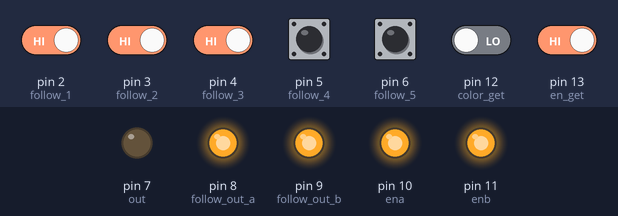
A sketch run on a simulated Arduino Uno, built with avr-gcc and run on an emulated ATmega328P. Shown: output pins drawn as LEDs (lit = HIGH). The inputs (shaded band) are chosen by the test bench; at power-on: pin 2 (follow_1), pin 3 (follow_2), pin 4 (follow_3), pin 5 (follow_4), pin 6 (follow_5), pin 13 (en_get) HIGH, pin 12 (color_get) LOW.

Above: at 1.2 s.
1.3 s: pin 2 (follow_1) driven LOW
At 1.7 s:
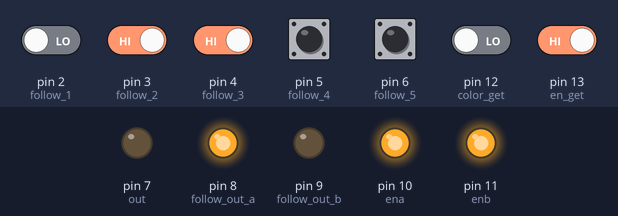
2.8 s: pin 4 (follow_3) driven LOW
At 4.0 s:
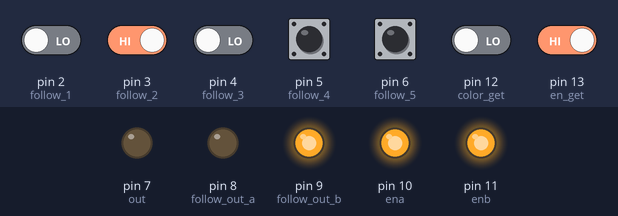
4.3 s: pin 12 (color_get) driven HIGH
At 5.2 s:
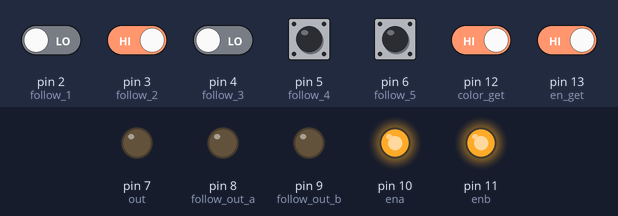
5.8 s: pin 13 (en_get) driven LOW
At 6.4 s:
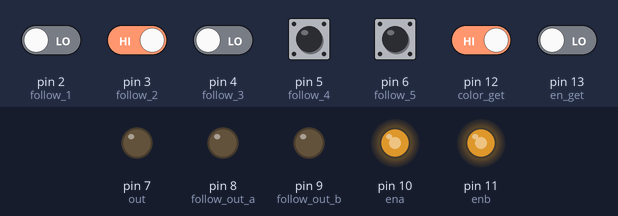
7.3 s: pin 12 (color_get) driven LOW
At 8.5 s:
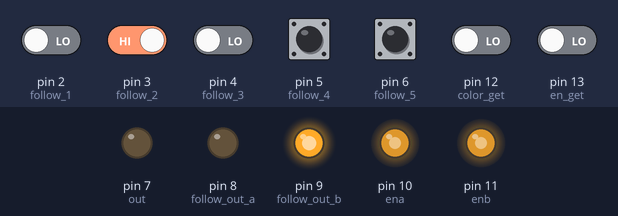
8.8 s: pin 3 (follow_2) driven LOW
At 9.8 s:
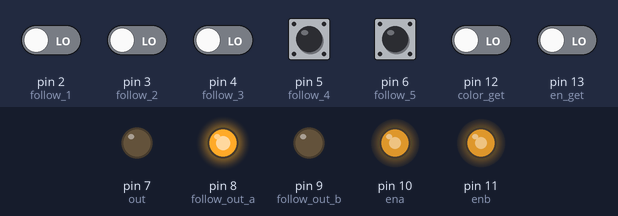
Timing chart, 0 to 11.3 s (numbered marks = the images above; inputs shaded):
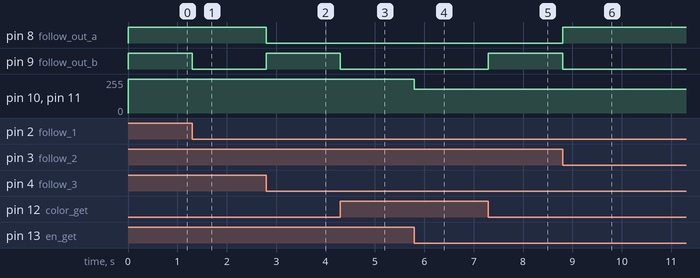

The sketch:

auto_0429.ino
```cpp
//------循跡模組設定(視實際情況自行更改)------
#define follow_1 2
#define follow_2 3
#define follow_3 4
#define follow_4 5
#define follow_5 6
#define follow_out_a 8
#define follow_out_b 9

//------Color Sensor設定(視實際情況自行更改)------
#define out 7
//#define s0 10
//#define s1 11
#define ena 10
#define enb 11
//#define s2 12
//#define s3 13
#define color_get 12
#define en_get 13

//------超音波感測器設定(視實際情況自行更改)------
#define trig A0
#define echo A1

int color_num=0;
int follow_num=0;

int red;
int blue;
int green;
//-------超音波感測到的距離------------
unsigned long d;
String trafic_light;

int en_get_num;
void setup() {
  pinMode(follow_1     ,INPUT);
  pinMode(follow_2     ,INPUT);
  pinMode(follow_3     ,INPUT);
  pinMode(follow_4     ,INPUT);
  pinMode(follow_5     ,INPUT);
  pinMode(out          ,OUTPUT);
  pinMode(follow_out_a ,OUTPUT);
  pinMode(follow_out_b ,OUTPUT);
  pinMode(ena          ,OUTPUT);
  pinMode(enb          ,OUTPUT);
  pinMode(color_get    ,INPUT);
  pinMode(en_get       ,INPUT);
  pinMode(trig         ,OUTPUT);
  pinMode(echo         ,INPUT);
//  pinMode(A2,OUTPUT);
//  pinMode(A3,OUTPUT);
//  pinMode(A4,OUTPUT);
//  pinMode(A5,INPUT);

  // 設定頻率尺度(frequency scaling)為 20%
//  digitalWrite(s0,HIGH);
//  digitalWrite(s1,HIGH);

 // Serial.begin(9600);
}

void loop() {

  color_num=0;
  follow_num=0;


 // wave();
 // color(trafic_light);

//  follow_output(color_num,follow_num);
  follow_output2();
//  walk(color_num,follow_num);
  ena_enb();
}

/*void color(String trafic_light){

  digitalWrite(s2, LOW);                                                // S2 LOW and S3 LOW, 打開紅色濾鏡
  digitalWrite(s3, LOW);
  red = pulseIn(out, digitalRead(out) == HIGH ? LOW : HIGH);
  digitalWrite(s3, HIGH);                                               // S2 LOW and S3 HIGH, 打開藍色濾鏡
  blue = pulseIn(out, digitalRead(out) == HIGH ? LOW : HIGH);
  digitalWrite(s2, HIGH);                                               // S2 HIGH and S3 HIGH, 打開綠色濾鏡
  green = pulseIn(out, digitalRead(out) == HIGH ? LOW : HIGH);

  Serial.print(" R Intensity:");  //在序列埠螢幕中印出R G B三種顏色感應器輸出值
  Serial.print(red, DEC);
  Serial.print(" G Intensity: ");
  Serial.print(green, DEC);
  Serial.print(" B Intensity : ");
  Serial.print(blue, DEC);

  if(trafic_light=="close_light"){

  if (red < blue && red < green)
  {
   Serial.println(" - (Red Color)");
   color_num=1;
  }
  else if (blue < red && blue < green)   //當藍色 B 輸出值為最低時，在序列埠螢幕中印出 Blue Color，點亮藍色 LED
  {
   Serial.println(" - (Blue Color)");
   color_num=0;
  }
  else if (green < red && green < blue)  //在序列埠螢幕中印出 Green Color，點亮綠色 LED
  {
   Serial.println(" - (Green Color)");
   color_num=0;
  }
  else{
  Serial.println();
  color_num=0;
  }
  delay(10);

  }

}
*/
void color(){
  color_num = digitalRead(color_get);
}
void ena_enb(){

  en_get_num=digitalRead(en_get);

  if(en_get_num==0){
    analogWrite(ena,180);
    analogWrite(enb,180);
//  }else if(ena_get_num==0&&enb_get_num==1){
//    analogWrite(ena,0);
//    analogWrite(enb,255);
//  }else if(ena_get_num==1&&enb_get_num==0){
//    analogWrite(ena,255);
//    analogWrite(enb,0);
  }else{
    analogWrite(ena,255);
    analogWrite(enb,255);
  }
}
void follow() {
  follow_num = 0;
  if(digitalRead(follow_1)== 0)
    follow_num += 1 ;

  if(digitalRead(follow_2)== 0)
    follow_num += 10 ;

  if(digitalRead(follow_3)== 0)
    follow_num += 100 ;

  if(digitalRead(follow_4)== 0)
    follow_num += 1000 ;

  if(digitalRead(follow_5)== 0)
    follow_num += 10000 ;

//  Serial.println(follow_num);

}

/*void follow_output(int color_num,int follow_num){

  if (color_num == 1){   //判斷為紅燈時
    analogWrite(follow_out,255);
  }0
  else if (color_num == 0){   //判斷不為紅燈時

    //判斷循跡
    if (follow_num == 0 || follow_num == 100 || follow_num == 11111){  //直走
      analogWrite(follow_out,0);
//      Serial.println("0");
    }
    else if (follow_num == 1100){  //小小左
      analogWrite(follow_out,33);
//      Serial.println("33");
    }
    else if (follow_num == 110){  //小小右
      analogWrite(follow_out,138);
//      Serial.println("138");
    }
    else if (follow_num == 1000){  //小左
      analogWrite(follow_out,54);
//      Serial.println("54");
    }
    else if (follow_num == 10){  //小右
      analogWrite(follow_out,159);
//      Serial.println("159");
    }
    else if (follow_num == 11000){  //中左
      analogWrite(follow_out,75);
//      Serial.println("75");
    }
    else if (follow_num == 11){   //中右
      analogWrite(follow_out,180);
//      Serial.println("180");
    }
    else if (follow_num == 10000){   //大左
      analogWrite(follow_out,106);
//      Serial.println("106"); ;
    }
    else if (follow_num == 1){   //大右
      analogWrite(follow_out,201);
//      Serial.println("201");
    }
    else if (follow_num == 11100){  //大大左
      analogWrite(follow_out,117);
//      Serial.println("117");
    }
    else if (follow_num == 111){   //大大右
      analogWrite(follow_out,222);
//      Serial.println("222");
    }
    else{                       //都不是 (旋轉)
      analogWrite(follow_out,222);
//      Serial.println("222");
    }
  }
}
*/
void follow_output2(){

  color();
  follow();


  if (color_num == 1){   //判斷為紅燈時
   digitalWrite(follow_out_a,0);
   digitalWrite(follow_out_b,0);
  }
  else if (color_num == 0){   //判斷不為紅燈時

    //判斷循跡
    if (follow_num == 0 || follow_num == 100 || follow_num == 11111){  //直走
      digitalWrite(follow_out_a,1);
      digitalWrite(follow_out_b,1);

    }
    else if (follow_num == 1100){  //小小左
      digitalWrite(follow_out_a,0);
      digitalWrite(follow_out_b,1);

    }
    else if (follow_num == 110){  //小小右
      digitalWrite(follow_out_a,1);
      digitalWrite(follow_out_b,0);
    }
    else if (follow_num == 1000){  //小左
      digitalWrite(follow_out_a,0);
      digitalWrite(follow_out_b,1);
    }
    else if (follow_num == 10){  //小右
      digitalWrite(follow_out_a,1);
      digitalWrite(follow_out_b,0);
    }
    else if (follow_num == 11000){  //中左
      digitalWrite(follow_out_a,0);
      digitalWrite(follow_out_b,1);
    }
    else if (follow_num == 11){   //中右
      digitalWrite(follow_out_a,1);
      digitalWrite(follow_out_b,0);
    }
    else if (follow_num == 10000){   //大左
      digitalWrite(follow_out_a,0);
      digitalWrite(follow_out_b,1);
    }
    else if (follow_num == 1){   //大右
      digitalWrite(follow_out_a,1);
      digitalWrite(follow_out_b,0);
    }
    else if (follow_num == 11100){  //大大左
      digitalWrite(follow_out_a,0);
      digitalWrite(follow_out_b,1); ;
    }
    else if (follow_num == 111){   //大大右
      digitalWrite(follow_out_a,1);
      digitalWrite(follow_out_b,0);
    }
    else{                       //都不是 (旋轉)
      digitalWrite(follow_out_a,0);
      digitalWrite(follow_out_b,1);
    }
  }
}


/*void walk(int color_num,int follow_num){
  if (color_num == 1){   //判斷為紅燈時
    analogWrite(ena,255);
    analogWrite(enb,255);
    digitalWrite(in1,LOW);
    digitalWrite(in2,LOW);
    digitalWrite(in3,LOW);
    digitalWrite(in4,LOW);
  }
  else if (color_num == 0){   //判斷不為紅燈時

    //判斷循跡
    if (follow_num == 400000 || follow_num == 400100 || follow_num == 411111){  //直走
      analogWrite(ena,255);
      analogWrite(enb,255);
      digitalWrite(in1,HIGH);
      digitalWrite(in2,LOW);
      digitalWrite(in3,HIGH);
      digitalWrite(in4,LOW);

    }
    else if (follow_num == 401100){  //小小左
      analogWrite(ena,200);
      analogWrite(enb,255);
      digitalWrite(in1,HIGH);
      digitalWrite(in2,LOW);
      digitalWrite(in3,HIGH);
      digitalWrite(in4,LOW);
    }
    else if (follow_num == 400110){  //小小右
      analogWrite(ena,255);
      analogWrite(enb,200);
      digitalWrite(in1,HIGH);
      digitalWrite(in2,LOW);
      digitalWrite(in3,HIGH);
      digitalWrite(in4,LOW);
    }
    else if (follow_num == 401000){  //小左
      analogWrite(ena,150);
      analogWrite(enb,255);
      digitalWrite(in1,HIGH);
      digitalWrite(in2,LOW);
      digitalWrite(in3,HIGH);
      digitalWrite(in4,LOW);
    }
    else if (follow_num == 400010){  //小右
      analogWrite(ena,255);
      analogWrite(enb,150);
      digitalWrite(in1,HIGH);
      digitalWrite(in2,LOW);
      digitalWrite(in3,HIGH);
      digitalWrite(in4,LOW);
    }
    else if (follow_num == 411000){  //中左
      analogWrite(ena,100);
      analogWrite(enb,255);
      digitalWrite(in1,HIGH);
      digitalWrite(in2,LOW);
      digitalWrite(in3,HIGH);
      digitalWrite(in4,LOW);
    }
    else if (follow_num == 400011){   //中右
      analogWrite(ena,255);
      analogWrite(enb,100);
      digitalWrite(in1,HIGH);
      digitalWrite(in2,LOW);
      digitalWrite(in3,HIGH);
      digitalWrite(in4,LOW);
    }
    else if (follow_num == 410000){   //大左
      analogWrite(ena,150);
      analogWrite(enb,255);
      digitalWrite(in1,LOW);
      digitalWrite(in2,HIGH);
      digitalWrite(in3,HIGH);
      digitalWrite(in4,LOW);
    }
    else if (follow_num == 400001){   //大右
      analogWrite(ena,255);
      analogWrite(enb,150);
      digitalWrite(in1,HIGH);
      digitalWrite(in2,LOW);
      digitalWrite(in3,LOW);
      digitalWrite(in4,HIGH);
    }
    else if (follow_num == 411100){  //大大左
      analogWrite(ena,200);
      analogWrite(enb,255);
      digitalWrite(in1,LOW);
      digitalWrite(in2,HIGH);
      digitalWrite(in3,HIGH);
      digitalWrite(in4,LOW);
    }
    else if (follow_num == 400111){   //大大右
      analogWrite(ena,200);
      analogWrite(enb,255);
      digitalWrite(in1,HIGH);
      digitalWrite(in2,LOW);
      digitalWrite(in3,LOW);
      digitalWrite(in4,HIGH);
    }
    else{                       //都不是 (旋轉)
      analogWrite(ena,255);
      analogWrite(enb,255);
      digitalWrite(in1,HIGH);
      digitalWrite(in2,LOW);
      digitalWrite(in3,LOW);
      digitalWrite(in4,HIGH);
    }
  }

}
*/
/*void wave(){
  digitalWrite(trig,HIGH);
  delayMicroseconds(10);
  digitalWrite(trig,LOW);

  d = pulseIn(echo,HIGH,23200) / 58;

  if (d<=25 && d!=0)
    trafic_light = "close_light";

  else
    trafic_light = "not_close_light";

}
*/
```

Measured:
- after the input at 1.3 s, pin 9 (follow_out_b): HIGH → LOW at once
- after the input at 2.8 s, pin 8 (follow_out_a): HIGH → LOW at once; pin 9 (follow_out_b): LOW → HIGH at once
- after the input at 4.3 s, pin 9 (follow_out_b): HIGH → LOW at once
- after the input at 5.8 s, pin 10 (ena), pin 11 (enb): 255/255 → 180/255 at once
- after the input at 7.3 s, pin 9 (follow_out_b): LOW → HIGH at once
- after the input at 8.8 s, pin 8 (follow_out_a): LOW → HIGH at once; pin 9 (follow_out_b): HIGH → LOW at once
